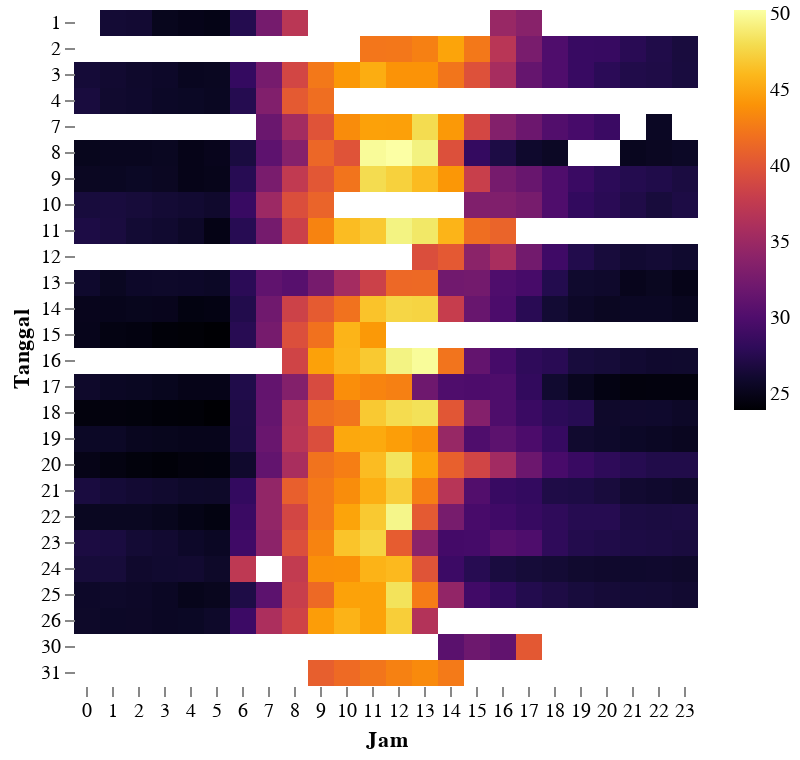

The code cell stored with this chart in its notebook:
### Code cell
import altair as alt
"""
This script reads a CSV file containing sensor data, processes the data, and creates a heatmap visualization using Altair.

Modules:
    altair: Used for creating the heatmap visualization.
    pandas: Used for data manipulation and analysis.

Functions:
    None

Variables:
    file_path (str): The path to the CSV file containing the sensor data.
    df (DataFrame): The DataFrame containing the processed sensor data.
    heatmap_chart (Chart): The Altair Chart object representing the heatmap visualization.

Data Processing:
    - Reads the CSV file with a semicolon delimiter.
    - Converts the 'created_at' column to datetime format.
    - Converts the 'suhu' and 'kelembaban' columns to numeric format.
    - Extracts the day and hour from the 'created_at' column into 'waktu' and 'jam' columns, respectively.

Visualization:
    - Creates a heatmap using Altair's mark_rect.
    - Encodes the x-axis with hours ('jam'), y-axis with days ('waktu'), and color with the maximum temperature ('max(suhu)').
    - Adds tooltips for 'waktu', 'jam', and 'max(suhu)'.
    - Configures the view and axis properties for better visualization.
    - Displays the heatmap chart.
"""
import pandas as pd

# Aktifkan VegaFusion untuk menangani dataset besar
alt.data_transformers.enable("vegafusion")
alt.renderers.enable("default")

file_path = "D:\\log_sensor_testing.csv"
df = pd.read_csv(file_path, delimiter=';')

df['created_at'] = pd.to_datetime(df['created_at'])
df['suhu'] = pd.to_numeric(df['suhu'])
df['kelembaban'] = pd.to_numeric(df['kelembaban'])

df['waktu'] = df['created_at'].dt.day
df['jam'] = df['created_at'].dt.hour

# Visualisasi dengan mark_rect seperti contoh
heatmap_chart = alt.Chart(df).mark_rect().encode(
    x=alt.X("jam:O", title="Jam", axis=alt.Axis(labelAngle=0)),
    y=alt.Y("waktu:O", title="Tanggal"),
    color=alt.Color("max(suhu)", legend=alt.Legend(title=None), scale=alt.Scale(scheme='inferno')),
    tooltip=[
        alt.Tooltip("waktu", title="Tanggal"),
        alt.Tooltip("jam", title="Jam"),
        alt.Tooltip("max(suhu)", title="Suhu Maks")
    ]
).configure_view(step=13, strokeWidth=0).configure_axis(domain=False)

# Tampilkan visualisasi
heatmap_chart.show()

### Figure 1 — Vega specification as saved in the notebook (floating-point values rounded to 4 significant figures; data arrays with more than 128 entries replaced by an {"elided": "..."} marker saying what was removed)
{"$schema": "https://vega.github.io/schema/vega/v5.json", "data": [{"name": "source_0", "values": {"elided": "480 records"}}, {"name": "source_0_x_domain_jam", "values": [{"jam": 14}, {"jam": 15}, {"jam": 16}, {"jam": 17}, {"jam": 9}, {"jam": 10}, {"jam": 11}, {"jam": 12}, {"jam": 13}, {"jam": 1}, {"jam": 2}, {"jam": 3}, {"jam": 4}, {"jam": 5}, {"jam": 6}, {"jam": 7}, {"jam": 8}, {"jam": 18}, {"jam": 19}, {"jam": 20}, {"jam": 21}, {"jam": 22}, {"jam": 23}, {"jam": 0}]}, {"name": "source_0_y_domain_waktu", "values": [{"waktu": 30}, {"waktu": 31}, {"waktu": 1}, {"waktu": 2}, {"waktu": 3}, {"waktu": 4}, {"waktu": 7}, {"waktu": 8}, {"waktu": 9}, {"waktu": 10}, {"waktu": 11}, {"waktu": 12}, {"waktu": 13}, {"waktu": 14}, {"waktu": 15}, {"waktu": 16}, {"waktu": 17}, {"waktu": 18}, {"waktu": 19}, {"waktu": 20}, {"waktu": 21}, {"waktu": 22}, {"waktu": 23}, {"waktu": 24}, {"waktu": 25}, {"waktu": 26}]}, {"name": "source_0_color_domain_max_suhu", "values": [{"min": 23.93, "max": 50.24}]}], "signals": [{"name": "x_step", "value": 13}, {"name": "width", "update": "bandspace(domain('x').length, 0, 0) * x_step"}, {"name": "y_step", "value": 13}, {"name": "height", "update": "bandspace(domain('y').length, 0, 0) * y_step"}], "marks": [{"type": "rect", "name": "marks", "from": {"data": "source_0"}, "encode": {"update": {"tooltip": {"signal": "{\"Tanggal\": format(datum[\"waktu\"], \"\"), \"Jam\": format(datum[\"jam\"], \"\"), \"Suhu Maks\": format(datum[\"max_suhu\"], \"\")}"}, "fill": {"field": "max_suhu", "scale": "color"}, "x": {"field": "jam", "scale": "x"}, "height": {"signal": "max(0.25, bandwidth('y'))"}, "width": {"signal": "max(0.25, bandwidth('x'))"}, "y": {"field": "waktu", "scale": "y"}}}, "style": ["rect"]}], "scales": [{"name": "x", "type": "band", "domain": {"data": "source_0_x_domain_jam", "field": "jam", "sort": true}, "range": {"step": {"signal": "x_step"}}, "paddingInner": 0, "paddingOuter": 0}, {"name": "y", "type": "band", "domain": {"data": "source_0_y_domain_waktu", "field": "waktu", "sort": true}, "range": {"step": {"signal": "y_step"}}, "paddingInner": 0, "paddingOuter": 0}, {"name": "color", "type": "linear", "domain": [{"signal": "(data(\"source_0_color_domain_max_suhu\")[0] || {}).min"}, {"signal": "(data(\"source_0_color_domain_max_suhu\")[0] || {}).max"}], "range": {"scheme": "inferno"}, "zero": false, "interpolate": "hcl"}], "axes": [{"scale": "x", "labelBaseline": "top", "title": "Jam", "orient": "bottom", "grid": false, "labelAngle": 0, "zindex": 1}, {"scale": "y", "grid": false, "title": "Tanggal", "orient": "left", "zindex": 1}], "config": {"axis": {"domain": false}, "style": {"cell": {"strokeWidth": 0}}}, "background": "white", "padding": 5, "legends": [{"fill": "color", "gradientLength": {"signal": "clamp(height, 64, 200)"}}], "style": "cell"}
